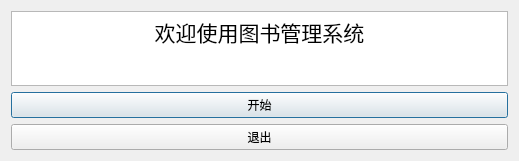
<?xml version="1.0" encoding="UTF-8"?>
<ui version="4.0">
 <class>LoginWindow</class>
 <widget class="QDialog" name="LoginWindow">
  <property name="geometry">
   <rect>
    <x>0</x>
    <y>0</y>
    <width>519</width>
    <height>161</height>
   </rect>
  </property>
  <property name="windowTitle">
   <string>登录界面</string>
  </property>
  <property name="styleSheet">
   <string notr="true"/>
  </property>
  <layout class="QVBoxLayout" name="verticalLayout">
   <item>
    <widget class="QTextBrowser" name="textBrowser">
     <property name="styleSheet">
      <string notr="true">font: 12pt &quot;宋体&quot;;</string>
     </property>
     <property name="html">
      <string>&lt;!DOCTYPE HTML PUBLIC &quot;-//W3C//DTD HTML 4.0//EN&quot; &quot;http://www.w3.org/TR/REC-html40/strict.dtd&quot;&gt;
&lt;html&gt;&lt;head&gt;&lt;meta name=&quot;qrichtext&quot; content=&quot;1&quot; /&gt;&lt;style type=&quot;text/css&quot;&gt;
p, li { white-space: pre-wrap; }
&lt;/style&gt;&lt;/head&gt;&lt;body style=&quot; font-family:'宋体'; font-size:12pt; font-weight:400; font-style:normal;&quot;&gt;
&lt;p align=&quot;center&quot; style=&quot; margin-top:0px; margin-bottom:0px; margin-left:0px; margin-right:0px; -qt-block-indent:0; text-indent:0px;&quot;&gt;&lt;span style=&quot; font-family:'SimSun'; font-size:16pt;&quot;&gt;欢迎使用图书管理系统&lt;/span&gt;&lt;/p&gt;&lt;/body&gt;&lt;/html&gt;</string>
     </property>
    </widget>
   </item>
   <item>
    <widget class="QPushButton" name="Login">
     <property name="text">
      <string>开始</string>
     </property>
    </widget>
   </item>
   <item>
    <widget class="QPushButton" name="Cancel">
     <property name="text">
      <string>退出</string>
     </property>
    </widget>
   </item>
  </layout>
 </widget>
 <resources/>
 <connections/>
</ui>
